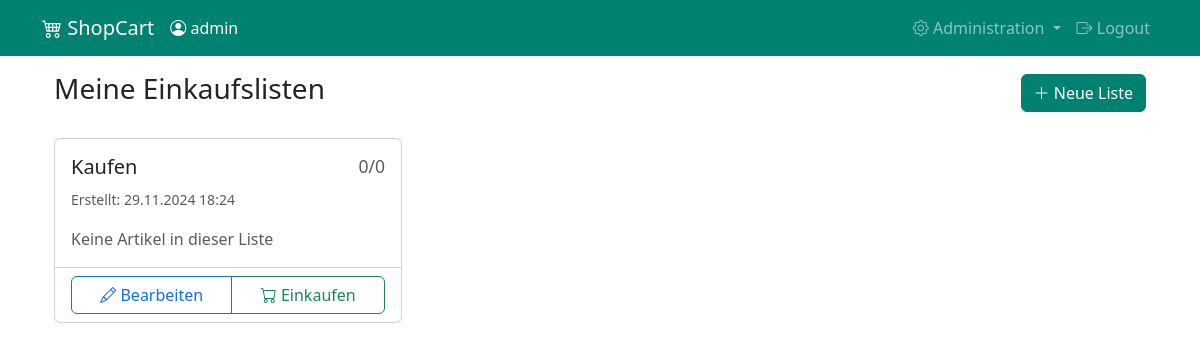
Before: /index (signed in) with the older database file.
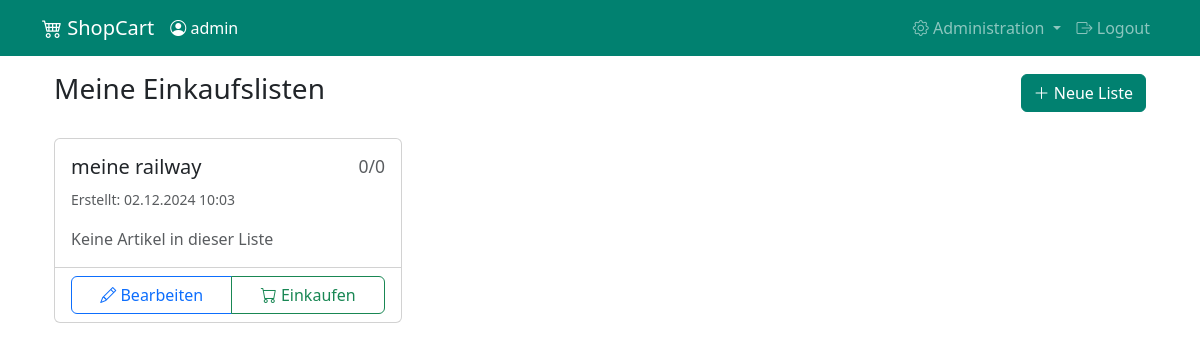
After: the same page with the newer database file.
### app/models.py (models this page shows)
class ShoppingList(db.Model):
    id = db.Column(db.Integer, primary_key=True)
    name = db.Column(db.String(100), default="Einkaufsliste", nullable=False)
    user_id = db.Column(db.Integer, db.ForeignKey('user.id'), nullable=False)
    created_at = db.Column(db.DateTime, default=datetime.now(timezone.utc))
    list_items = db.relationship("ShoppingListItem", back_populates="shopping_list",
                               cascade="all, delete-orphan")

### app/main/routes.py (the view)
@bp.route('/')
@bp.route('/index')
def index():
    if current_user.is_authenticated:
        shopping_lists = ShoppingList.query.filter_by(
            user_id=current_user.id
        ).order_by(
            ShoppingList.created_at.desc()
        ).all()
        return render_template('index.html',
                             title='Meine Einkaufslisten',
                             shopping_lists=shopping_lists)
    return render_template('index.html', title='Willkommen')

### app/__init__.py (called while the page is built)
def create_app(config_class=Config):
    app = Flask(__name__, static_folder='../static')
    app.config.from_object(config_class)
    db.init_app(app)
    login_manager.init_app(app)
    from app.auth import bp as auth_bp
    app.register_blueprint(auth_bp, url_prefix='/auth')
    from app.main import bp as main_bp
    app.register_blueprint(main_bp)
    @login_manager.user_loader
    def load_user(id):
        from app.models import User
        return User.query.get(int(id))
    return app

### app/main/routes.py (called while the page is built)
@bp.after_request
def add_header(response):
    if '/admin/' in request.path:
        response.headers['Cache-Control'] = 'no-store, no-cache, must-revalidate, post-check=0, pre-check=0, max-age=0'
        response.headers['Pragma'] = 'no-cache'
        response.headers['Expires'] = '-1'
    return response

### app/templates/index.html (shortened to what this page needs)
{% extends "base.html" %} {% block content %} {% if
current_user.is_authenticated %}
<div class="container">
  <div class="d-flex justify-content-between align-items-center mb-4">
    <h1 class="h3">Meine Einkaufslisten</h1>
    <a href="{{ url_for('main.shopping_list_new') }}" class="btn btn-primary">
      <i class="bi bi-plus-lg"></i> Neue Liste
    </a>
  </div>
  {% if shopping_lists %}
  <div class="row">
    {% for list in shopping_lists %}
    <div class="col-12 col-md-6 col-lg-4 mb-4">
      <div class="card h-100">
        <div class="card-body">
          <h5
            class="card-title d-flex justify-content-between align-items-center"
          >
            {{ list.name }}
            <small class="text-muted">
              {% set checked_items = list.list_items | selectattr('checked',
              'true') | list %} {% set total_items = list.list_items | list %}
              {{ checked_items|length }}/{{ total_items|length }}
            </small>
          </h5>
          <p class="card-text">
            <small class="text-muted">
              Erstellt: {{ list.created_at.strftime('%d.%m.%Y %H:%M') }}
            </small>
          </p>
          {% if list.list_items %}
          <ul class="list-unstyled mb-0">
            {% for item in list.list_items[:3] %}
            <li
              class="{% if item.checked %}text-decoration-line-through text-muted{% endif %}"
            >
              • {{ item.article.artName }} {% if item.quantity %} ({{
              item.quantity }} {{ item.unit }}) {% endif %}
            </li>
            {% endfor %} {% if list.list_items|length > 3 %}
            <li class="text-muted">
              • ... und {{ list.list_items|length - 3 }} weitere
            </li>
            {% endif %}
          </ul>
          {% else %}
          <p class="text-muted mb-0">Keine Artikel in dieser Liste</p>
          {% endif %}
        </div>
        <div class="card-footer bg-transparent">
          <div class="btn-group w-100">
            <a
              href="{{ url_for('main.shopping_list_edit', id=list.id) }}"
              class="btn btn-outline-primary"
            >
              <i class="bi bi-pencil"></i> Bearbeiten
            </a>
            <a
              href="{{ url_for('main.shopping_list_shop', id=list.id) }}"
              class="btn btn-outline-success"
            >
              <i class="bi bi-cart"></i> Einkaufen
            </a>
          </div>
        </div>
      </div>
    </div>
    {% endfor %}
  </div>
  {% endif %}
</div>
{% endif %} {% endblock %}

Changed rows visible on the page:
removed ShoppingList: name "Kaufen", checked_items "0", total_items "0", created_at "29.11.2024 18:24"
added ShoppingList: name "meine railway", checked_items "0", total_items "0", created_at "02.12.2024 10:03"
